Frame 1 (no input): blank canvas, image omitted
Frame 60 (no input): blank canvas, image omitted
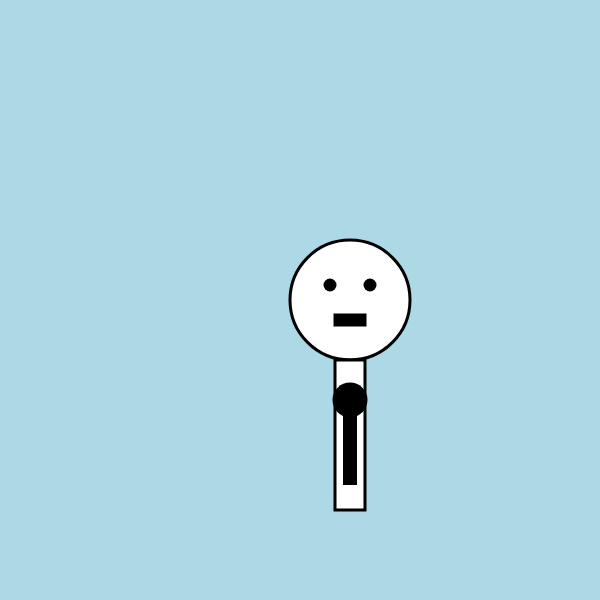
Frame 120 (the mouse pressed at the canvas centre since frame 60)

The p5.js sketch whose frames 1 and 60 were blank and that drew this single picture after the mouse press (run headless with seeded random() and noise() and a simulated clock; from frame 60 on, the mouse is pressed at the canvas centre):

// p5.js sketch
// ── sketch.js
//Emily C
//Stickman singing in a theatre
//Press mouse to open the curtains, the stickman appears and 
//Press any key to make him sing.


const canvasSize = 600;
let mouthSize = 10;
let micX = 350;
let micY = 400;
let curtainX = 0;

function setup() {
  createCanvas(canvasSize, canvasSize);
  background("lightblue");

}

function draw() {
  background("lightblue");
  stickman(350, 300);
  microphone(micX, micY);
  drawCurtains();

}

// Press any key to change the mouth size

function keyPressed() {
  mouthSize = random(5, 25);

}

// Stickman function

function stickman(x, y) {
  fill("white");
  stroke("black");
  strokeWeight(3);

  // head

  circle(x, y, 120);

  // body

  rect(x - 15, y + 60, 30, 150);


  // eyes

  fill("black");
  circle(x - 20, y - 15, 10);
  circle(x + 20, y - 15, 10);

  // mouth

  rect(x - 15, y + 15, 30, mouthSize);

}

// Microphone function

function microphone(x, y) {

  fill("black");
  noStroke();
  circle(x, y, 35);
  rect(x - 7, y + 15, 14, 70);

}

// Theatre curtains

function drawCurtains() {

  fill("red");
  noStroke();

  // left curtain

  rect(0 - curtainX, 0, 300, 600);

  // right curtain

  rect(300 + curtainX, 0, 300, 600);

}

// Open the curtains when the mouse is pressed

function mousePressed() {

  curtainX = curtainX + 300;

}
